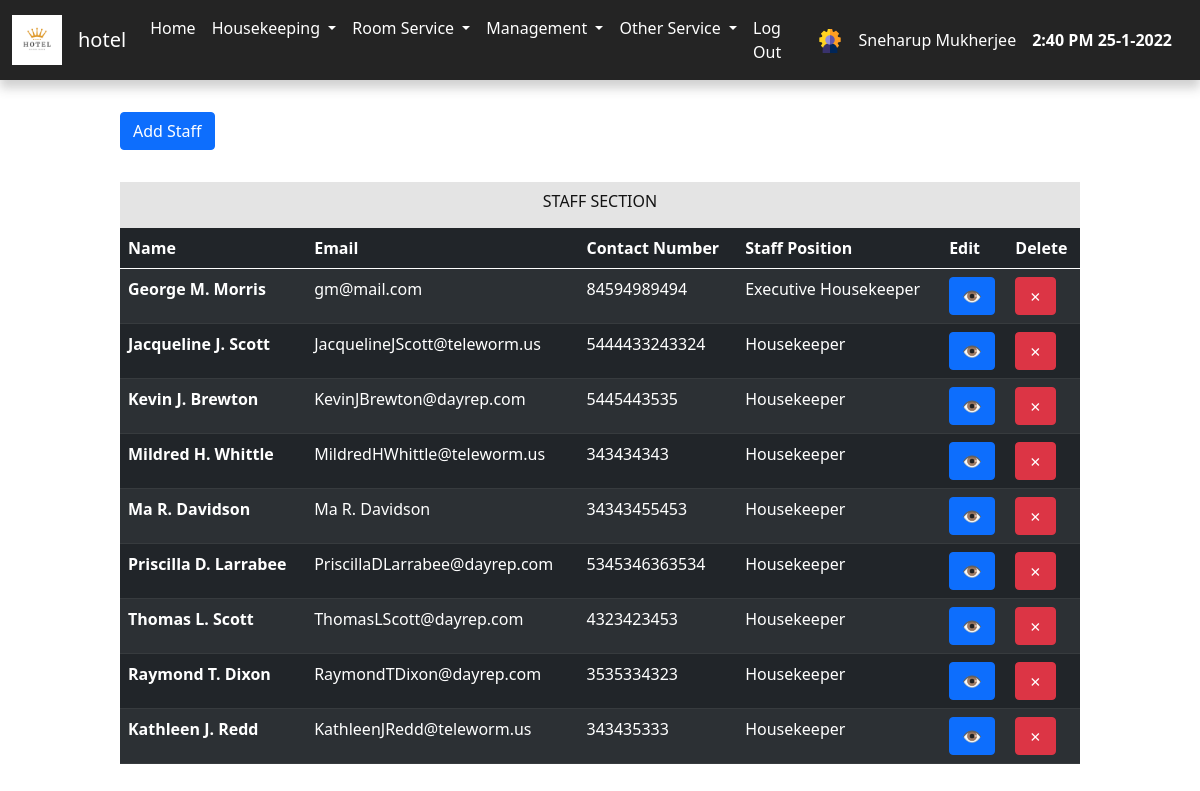
Screenshot of /admin/staff.php (signed in) with the database file from the repository.
### tables this page shows
CREATE TABLE `staff` (
  `staff_id` int(11) NOT NULL,
  `staff_name` varchar(40) NOT NULL,
  `staff_email` varchar(40) NOT NULL,
  `staff_contact_no` varchar(15) NOT NULL,
  `staff_password` varchar(50) NOT NULL,
  `staff_type` int(11) NOT NULL
);

CREATE TABLE `staff_type` (
  `staff_type_id` int(11) NOT NULL,
  `staff_type` varchar(30) NOT NULL
);

### admin/include/view_staff.php (the view, shortened to what this page needs)
<div class="staff_main_div">
    <div class="main_add_div">
        <div class="sub_staff_div">
            <form action="./staff.php" method="POST">
                <button class="btn btn-primary" type="submit">Add Staff </button>
            </form>
        </div>
    </div>
    <div>
        <div class="table_heading">
            <h5>STAFF SECTION</h5>
        </div>
        <table class="table table-dark table-striped">
            <thead>
                <tr>
                    <th scope="col">Name</th>
                    <th scope="col">Email</th>
                    <th scope="col">Contact Number</th>
                    <th scope="col">Staff Position</th>
                    <th scope="col">Edit</th>
                    <th scope="col">Delete</th>
                </tr>
            </thead>
            <tbody>
                <?php
                $query = "SELECT * FROM staff INNER JOIN staff_type ON staff.staff_type = staff_type.staff_type_id ";
                $result = mysqli_query($connect, $query);
                while ($row = mysqli_fetch_assoc($result)) {
                ?>
                    <tr>
                        <th scope="row"><?php echo $row['staff_name']; ?></th>
                        <td><?php echo $row['staff_email']; ?></td>
                        <td><?php echo $row['staff_contact_no']; ?></td>
                        <td><?php echo $row['staff_type']; ?></td>
                        <td>
                            <form action="./staff.php" method="POST">
                                <button class=" btn btn-primary ">&#x1F441;</button>
                            </form>
                        </td>
                        <td>
                            <form action="./staff.php" method="POST">
                                <button class="btn btn-danger">&cross;</button>
                            </form>
                        </td>
                    </tr><?php } ?>
            </tbody>
        </table>
    </div>
</div>

### admin/static/style.css (style rules this page uses)
body { margin: 0px; padding: 0px; box-sizing: border-box; background-color: #ffffff !important; color: rgb(0, 0, 0) !important; font-family: 'Roboto',sans-serif; }
h5 { font-size: 1rem !important; }
.main_add_div { display:flex; flex-direction:row; margin-top:2rem; }
.table_heading { width: 100%; background-color: #e4e4e4; color: rgb(19, 19, 19); text-align: center; padding: .6rem; }
.staff_main_div { width: 80%; margin: 2rem auto; }
.sub_staff_div { margin-bottom: 2rem; }

### rows the page displays
staff: staff_name "George M. Morris", staff_email "gm@mail.com", staff_contact_no "84594989494", staff_type.staff_type "Executive Housekeeper"
staff: staff_name "Jacqueline J. Scott", staff_email "JacquelineJScott@teleworm.us", staff_contact_no "5444433243324", staff_type.staff_type "Housekeeper"
staff: staff_name "Kevin J. Brewton", staff_email "KevinJBrewton@dayrep.com", staff_contact_no "5445443535", staff_type.staff_type "Housekeeper"
staff: staff_name "Mildred H. Whittle", staff_email "MildredHWhittle@teleworm.us", staff_contact_no "343434343", staff_type.staff_type "Housekeeper"
staff: staff_name "Ma R. Davidson", staff_email "Ma R. Davidson", staff_contact_no "34343455453", staff_type.staff_type "Housekeeper"
staff: staff_name "Priscilla D. Larrabee", staff_email "PriscillaDLarrabee@dayrep.com", staff_contact_no "5345346363534", staff_type.staff_type "Housekeeper"
staff: staff_name "Thomas L. Scott", staff_email "ThomasLScott@dayrep.com", staff_contact_no "4323423453", staff_type.staff_type "Housekeeper"
staff: staff_name "Raymond T. Dixon", staff_email "RaymondTDixon@dayrep.com", staff_contact_no "3535334323", staff_type.staff_type "Housekeeper"
staff: staff_name "Kathleen J. Redd", staff_email "KathleenJRedd@teleworm.us", staff_contact_no "343435333", staff_type.staff_type "Housekeeper"

### other values shown
$_SESSION['username'] "Sneharup Mukherjee"
